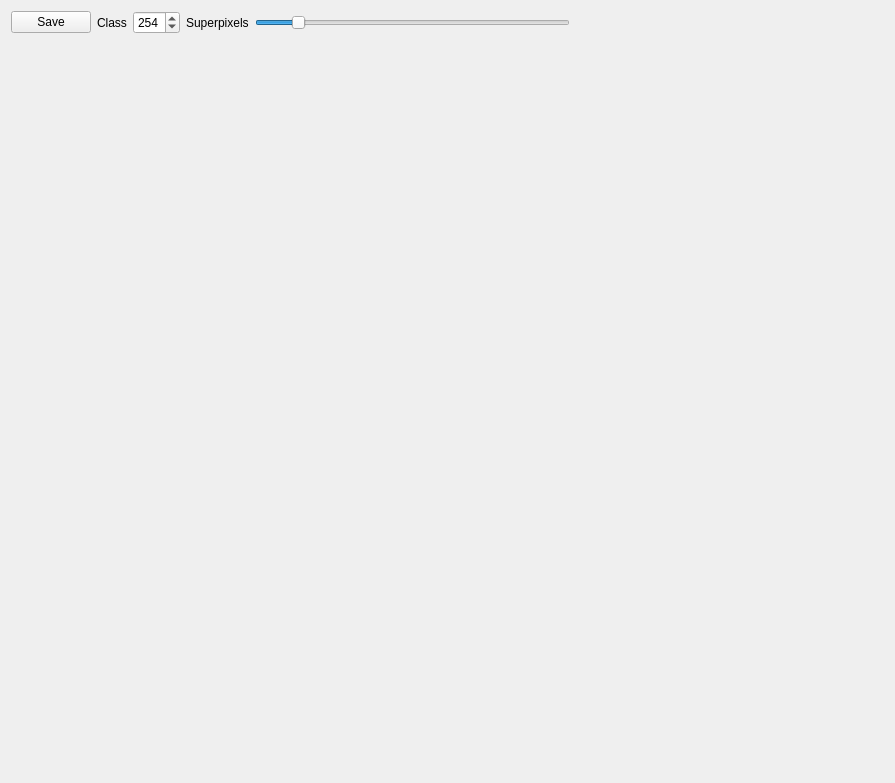
<?xml version="1.0" encoding="UTF-8"?>
<ui version="4.0">
 <class>ImageEditor</class>
 <widget class="QWidget" name="ImageEditor">
  <property name="geometry">
   <rect>
    <x>0</x>
    <y>0</y>
    <width>895</width>
    <height>783</height>
   </rect>
  </property>
  <property name="windowTitle">
   <string>Form</string>
  </property>
  <layout class="QGridLayout" name="gridLayout">
   <item row="0" column="2">
    <widget class="QSpinBox" name="classSpinBox">
     <property name="maximum">
      <number>255</number>
     </property>
     <property name="value">
      <number>254</number>
     </property>
    </widget>
   </item>
   <item row="0" column="4">
    <widget class="QSlider" name="num_superpixels">
     <property name="minimum">
      <number>10</number>
     </property>
     <property name="maximum">
      <number>2000</number>
     </property>
     <property name="value">
      <number>250</number>
     </property>
     <property name="orientation">
      <enum>Qt::Horizontal</enum>
     </property>
    </widget>
   </item>
   <item row="0" column="3">
    <widget class="QLabel" name="label_2">
     <property name="text">
      <string>Superpixels</string>
     </property>
    </widget>
   </item>
   <item row="5" column="4">
    <spacer name="verticalSpacer_2">
     <property name="orientation">
      <enum>Qt::Vertical</enum>
     </property>
     <property name="sizeHint" stdset="0">
      <size>
       <width>20</width>
       <height>40</height>
      </size>
     </property>
    </spacer>
   </item>
   <item row="2" column="6">
    <spacer name="horizontalSpacer_2">
     <property name="orientation">
      <enum>Qt::Horizontal</enum>
     </property>
     <property name="sizeHint" stdset="0">
      <size>
       <width>40</width>
       <height>20</height>
      </size>
     </property>
    </spacer>
   </item>
   <item row="0" column="1">
    <widget class="QLabel" name="label">
     <property name="text">
      <string>Class</string>
     </property>
    </widget>
   </item>
   <item row="4" column="1">
    <widget class="QLabel" name="savedLabel">
     <property name="text">
      <string/>
     </property>
    </widget>
   </item>
   <item row="0" column="0">
    <widget class="QPushButton" name="saveButton">
     <property name="text">
      <string>Save</string>
     </property>
    </widget>
   </item>
   <item row="2" column="1" colspan="4">
    <widget class="QLabel" name="imageLabel">
     <property name="text">
      <string/>
     </property>
    </widget>
   </item>
  </layout>
 </widget>
 <resources/>
 <connections/>
</ui>
